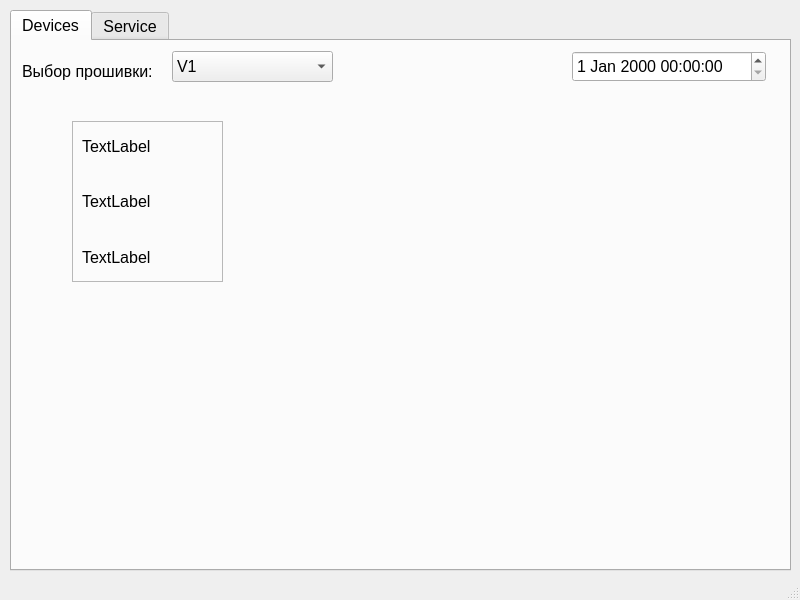
<?xml version="1.0" encoding="UTF-8"?>
<ui version="4.0">
 <class>MainWindow</class>
 <widget class="QMainWindow" name="MainWindow">
  <property name="geometry">
   <rect>
    <x>0</x>
    <y>0</y>
    <width>800</width>
    <height>600</height>
   </rect>
  </property>
  <property name="windowTitle">
   <string>MainWindow</string>
  </property>
  <widget class="QWidget" name="centralwidget">
   <widget class="QTabWidget" name="Devices">
    <property name="geometry">
     <rect>
      <x>10</x>
      <y>10</y>
      <width>781</width>
      <height>561</height>
     </rect>
    </property>
    <property name="font">
     <font>
      <pointsize>12</pointsize>
     </font>
    </property>
    <property name="currentIndex">
     <number>0</number>
    </property>
    <widget class="QWidget" name="tab">
     <attribute name="title">
      <string>Devices</string>
     </attribute>
     <widget class="QComboBox" name="select_version">
      <property name="geometry">
       <rect>
        <x>160</x>
        <y>10</y>
        <width>161</width>
        <height>31</height>
       </rect>
      </property>
      <item>
       <property name="text">
        <string>V1</string>
       </property>
      </item>
      <item>
       <property name="text">
        <string>V2</string>
       </property>
      </item>
      <item>
       <property name="text">
        <string>V3</string>
       </property>
      </item>
     </widget>
     <widget class="QLabel" name="version">
      <property name="geometry">
       <rect>
        <x>10</x>
        <y>20</y>
        <width>151</width>
        <height>20</height>
       </rect>
      </property>
      <property name="toolTip">
       <string>&lt;html&gt;&lt;head/&gt;&lt;body&gt;&lt;p align=&quot;center&quot;&gt;&lt;br/&gt;&lt;/p&gt;&lt;/body&gt;&lt;/html&gt;</string>
      </property>
      <property name="text">
       <string>Выбор прошивки:</string>
      </property>
     </widget>
     <widget class="QDateTimeEdit" name="dateTimeEdit">
      <property name="geometry">
       <rect>
        <x>560</x>
        <y>10</y>
        <width>194</width>
        <height>31</height>
       </rect>
      </property>
     </widget>
     <widget class="QFrame" name="frame">
      <property name="geometry">
       <rect>
        <x>60</x>
        <y>80</y>
        <width>151</width>
        <height>161</height>
       </rect>
      </property>
      <property name="frameShape">
       <enum>QFrame::StyledPanel</enum>
      </property>
      <property name="frameShadow">
       <enum>QFrame::Raised</enum>
      </property>
      <widget class="QWidget" name="verticalLayoutWidget">
       <property name="geometry">
        <rect>
         <x>10</x>
         <y>0</y>
         <width>131</width>
         <height>161</height>
        </rect>
       </property>
       <layout class="QVBoxLayout" name="verticalLayout">
        <item>
         <widget class="QLabel" name="label">
          <property name="text">
           <string>TextLabel</string>
          </property>
         </widget>
        </item>
        <item>
         <widget class="QLabel" name="label_2">
          <property name="text">
           <string>TextLabel</string>
          </property>
         </widget>
        </item>
        <item>
         <widget class="QLabel" name="label_3">
          <property name="text">
           <string>TextLabel</string>
          </property>
         </widget>
        </item>
       </layout>
      </widget>
     </widget>
    </widget>
    <widget class="QWidget" name="tab_2">
     <attribute name="title">
      <string>Service</string>
     </attribute>
     <widget class="QLabel" name="change_value">
      <property name="geometry">
       <rect>
        <x>140</x>
        <y>10</y>
        <width>95</width>
        <height>19</height>
       </rect>
      </property>
      <property name="font">
       <font>
        <pointsize>12</pointsize>
       </font>
      </property>
      <property name="toolTipDuration">
       <number>5</number>
      </property>
      <property name="text">
       <string>Change value</string>
      </property>
      <property name="alignment">
       <set>Qt::AlignCenter</set>
      </property>
     </widget>
     <widget class="QLabel" name="current_value">
      <property name="geometry">
       <rect>
        <x>520</x>
        <y>10</y>
        <width>95</width>
        <height>19</height>
       </rect>
      </property>
      <property name="font">
       <font>
        <pointsize>12</pointsize>
       </font>
      </property>
      <property name="toolTipDuration">
       <number>5</number>
      </property>
      <property name="text">
       <string>Current value</string>
      </property>
      <property name="alignment">
       <set>Qt::AlignCenter</set>
      </property>
     </widget>
     <widget class="QWidget" name="layoutWidget">
      <property name="geometry">
       <rect>
        <x>10</x>
        <y>36</y>
        <width>751</width>
        <height>471</height>
       </rect>
      </property>
      <layout class="QGridLayout" name="gridLayout_4">
       <item row="0" column="0" colspan="4">
        <layout class="QGridLayout" name="gridLayout_3">
         <item row="0" column="0" colspan="2">
          <layout class="QGridLayout" name="gridLayout_2">
           <item row="0" column="0">
            <widget class="QLabel" name="ACC">
             <property name="font">
              <font>
               <pointsize>12</pointsize>
              </font>
             </property>
             <property name="text">
              <string>ACC</string>
             </property>
             <property name="alignment">
              <set>Qt::AlignCenter</set>
             </property>
            </widget>
           </item>
           <item row="0" column="1" colspan="2">
            <widget class="QSlider" name="ACC_slider">
             <property name="value">
              <number>25</number>
             </property>
             <property name="orientation">
              <enum>Qt::Horizontal</enum>
             </property>
            </widget>
           </item>
           <item row="1" column="0">
            <widget class="QLabel" name="DEC">
             <property name="font">
              <font>
               <pointsize>12</pointsize>
              </font>
             </property>
             <property name="text">
              <string>DEC</string>
             </property>
             <property name="alignment">
              <set>Qt::AlignCenter</set>
             </property>
            </widget>
           </item>
           <item row="1" column="1" colspan="2">
            <widget class="QSlider" name="DEC_slider">
             <property name="value">
              <number>25</number>
             </property>
             <property name="orientation">
              <enum>Qt::Horizontal</enum>
             </property>
            </widget>
           </item>
           <item row="2" column="0">
            <widget class="QLabel" name="Speed">
             <property name="font">
              <font>
               <pointsize>12</pointsize>
              </font>
             </property>
             <property name="text">
              <string>Speed</string>
             </property>
             <property name="alignment">
              <set>Qt::AlignCenter</set>
             </property>
            </widget>
           </item>
           <item row="2" column="1" colspan="2">
            <widget class="QSlider" name="Speed_slider">
             <property name="value">
              <number>25</number>
             </property>
             <property name="orientation">
              <enum>Qt::Horizontal</enum>
             </property>
            </widget>
           </item>
           <item row="3" column="0">
            <widget class="QLabel" name="Step">
             <property name="font">
              <font>
               <pointsize>12</pointsize>
              </font>
             </property>
             <property name="text">
              <string>Step</string>
             </property>
             <property name="alignment">
              <set>Qt::AlignCenter</set>
             </property>
            </widget>
           </item>
           <item row="3" column="1" colspan="2">
            <widget class="QSlider" name="Step_slider">
             <property name="value">
              <number>35</number>
             </property>
             <property name="orientation">
              <enum>Qt::Horizontal</enum>
             </property>
            </widget>
           </item>
           <item row="4" column="0">
            <widget class="QLabel" name="irection">
             <property name="font">
              <font>
               <pointsize>12</pointsize>
              </font>
             </property>
             <property name="text">
              <string>Direction</string>
             </property>
             <property name="alignment">
              <set>Qt::AlignCenter</set>
             </property>
            </widget>
           </item>
           <item row="4" column="1">
            <widget class="QRadioButton" name="radioButton">
             <property name="text">
              <string>CV</string>
             </property>
             <property name="checked">
              <bool>true</bool>
             </property>
            </widget>
           </item>
           <item row="4" column="2">
            <widget class="QRadioButton" name="radioButton_2">
             <property name="text">
              <string>CCV</string>
             </property>
            </widget>
           </item>
          </layout>
         </item>
         <item row="1" column="0">
          <widget class="QPushButton" name="sendButton">
           <property name="font">
            <font>
             <pointsize>12</pointsize>
            </font>
           </property>
           <property name="text">
            <string>Send</string>
           </property>
          </widget>
         </item>
         <item row="1" column="1">
          <widget class="QPushButton" name="startButton">
           <property name="font">
            <font>
             <pointsize>12</pointsize>
            </font>
           </property>
           <property name="text">
            <string>Start (Move)</string>
           </property>
          </widget>
         </item>
         <item row="1" column="2">
          <widget class="QPushButton" name="startButton_2">
           <property name="font">
            <font>
             <pointsize>12</pointsize>
            </font>
           </property>
           <property name="text">
            <string>Start (Run)</string>
           </property>
          </widget>
         </item>
         <item row="1" column="3">
          <widget class="QPushButton" name="stepButton">
           <property name="font">
            <font>
             <pointsize>12</pointsize>
            </font>
           </property>
           <property name="text">
            <string>Stop</string>
           </property>
          </widget>
         </item>
         <item row="0" column="2" colspan="2">
          <layout class="QGridLayout" name="gridLayout">
           <item row="0" column="0">
            <widget class="QLabel" name="acc_val">
             <property name="font">
              <font>
               <pointsize>12</pointsize>
              </font>
             </property>
             <property name="text">
              <string>ACC val:  0</string>
             </property>
             <property name="alignment">
              <set>Qt::AlignCenter</set>
             </property>
            </widget>
           </item>
           <item row="1" column="0">
            <widget class="QLabel" name="dec_val">
             <property name="font">
              <font>
               <pointsize>12</pointsize>
              </font>
             </property>
             <property name="text">
              <string>DEC val:  0</string>
             </property>
             <property name="alignment">
              <set>Qt::AlignCenter</set>
             </property>
            </widget>
           </item>
           <item row="2" column="0">
            <widget class="QLabel" name="speed_val">
             <property name="font">
              <font>
               <pointsize>12</pointsize>
              </font>
             </property>
             <property name="text">
              <string>Speed val:  0</string>
             </property>
             <property name="alignment">
              <set>Qt::AlignCenter</set>
             </property>
            </widget>
           </item>
           <item row="3" column="0">
            <widget class="QLabel" name="step_val">
             <property name="font">
              <font>
               <pointsize>12</pointsize>
              </font>
             </property>
             <property name="text">
              <string>Step val:  0</string>
             </property>
             <property name="alignment">
              <set>Qt::AlignCenter</set>
             </property>
            </widget>
           </item>
           <item row="4" column="0">
            <widget class="QLabel" name="direction_val">
             <property name="font">
              <font>
               <pointsize>12</pointsize>
              </font>
             </property>
             <property name="text">
              <string>Direction:  CV</string>
             </property>
             <property name="alignment">
              <set>Qt::AlignCenter</set>
             </property>
            </widget>
           </item>
          </layout>
         </item>
        </layout>
       </item>
       <item row="1" column="0">
        <widget class="QPushButton" name="programming">
         <property name="font">
          <font>
           <pointsize>12</pointsize>
          </font>
         </property>
         <property name="text">
          <string>Strat programming</string>
         </property>
        </widget>
       </item>
       <item row="1" column="1">
        <widget class="QLabel" name="started">
         <property name="text">
          <string>Started</string>
         </property>
         <property name="alignment">
          <set>Qt::AlignCenter</set>
         </property>
        </widget>
       </item>
       <item row="1" column="2">
        <widget class="QLabel" name="sucsess">
         <property name="text">
          <string>Sucsess</string>
         </property>
         <property name="alignment">
          <set>Qt::AlignCenter</set>
         </property>
        </widget>
       </item>
       <item row="1" column="3">
        <widget class="QLabel" name="error">
         <property name="text">
          <string>Error</string>
         </property>
         <property name="alignment">
          <set>Qt::AlignCenter</set>
         </property>
        </widget>
       </item>
      </layout>
     </widget>
    </widget>
   </widget>
  </widget>
  <widget class="QMenuBar" name="menubar">
   <property name="geometry">
    <rect>
     <x>0</x>
     <y>0</y>
     <width>800</width>
     <height>22</height>
    </rect>
   </property>
  </widget>
  <widget class="QStatusBar" name="statusbar"/>
 </widget>
 <resources/>
 <connections/>
</ui>
